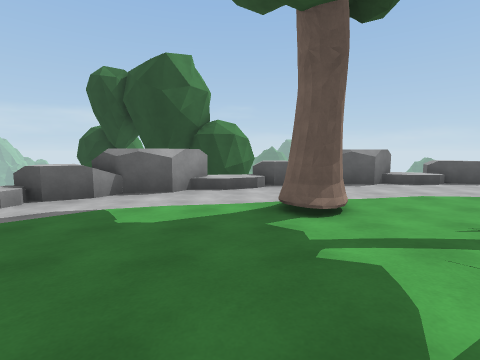
View 1 (above)

21 first-person views from a walk through a scene from a Unity 3-D project. The camera is 1.4 m above the floor, tilts 6° down and sees 85° across. The floor is counted in squares, 2 m on a side. Each view is taken from the middle of a square. On the plan, view 1 faces up. The plan holds only what a view shows up to about 9 squares ahead; the rest is blank. The place goes on beyond the plan. Surface patterns are stand-ins for the level's own textures.

View 2
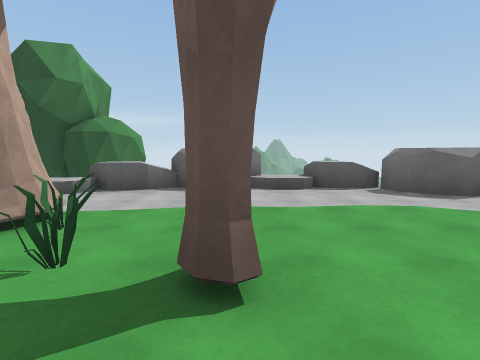

View 3
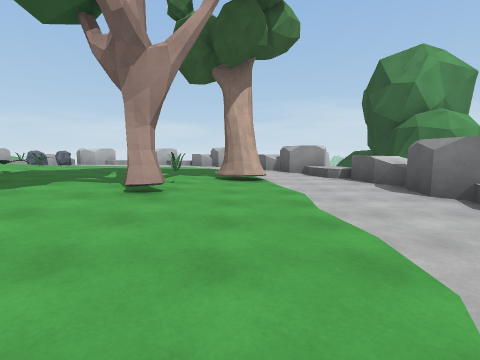

View 4
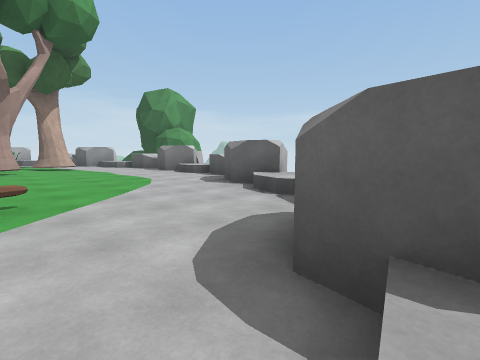

View 5
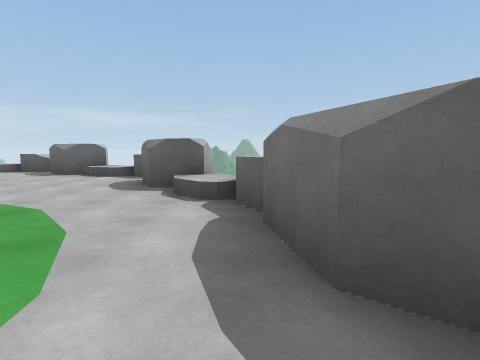

View 6
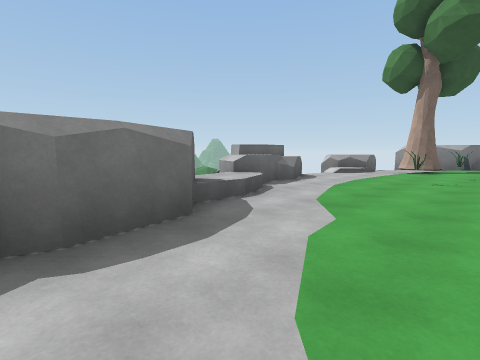

View 7
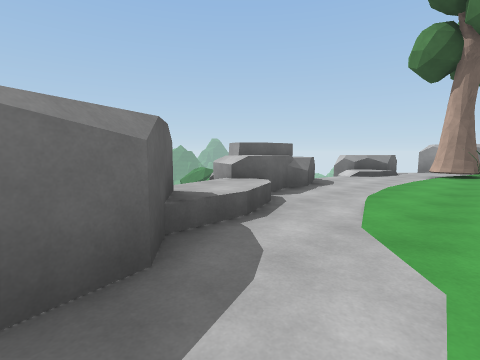

View 8
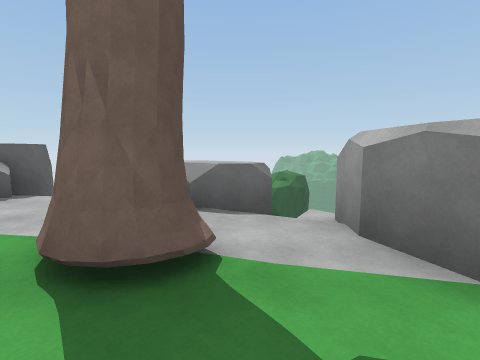

View 9
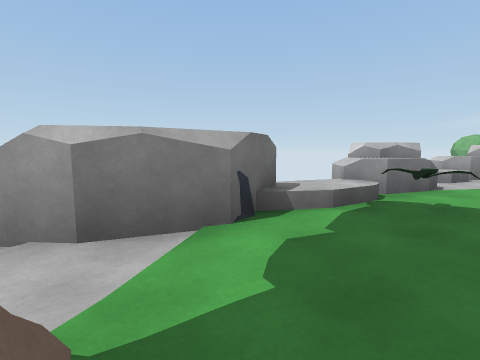

View 10
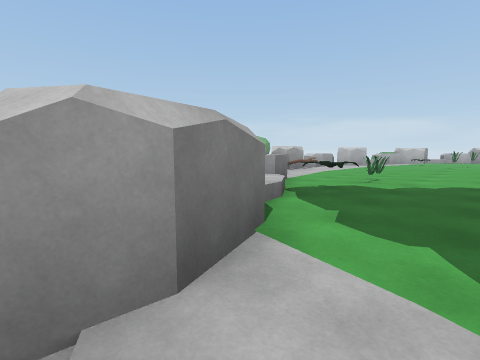

View 11
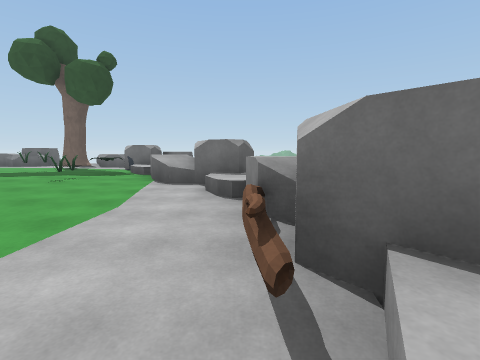

View 12
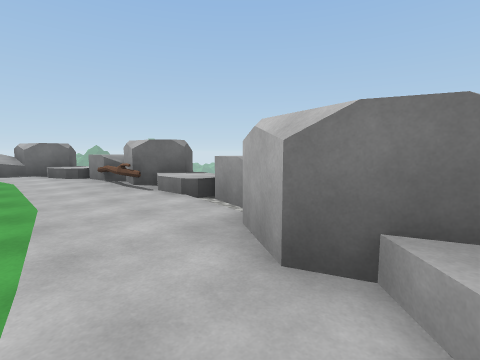

View 13
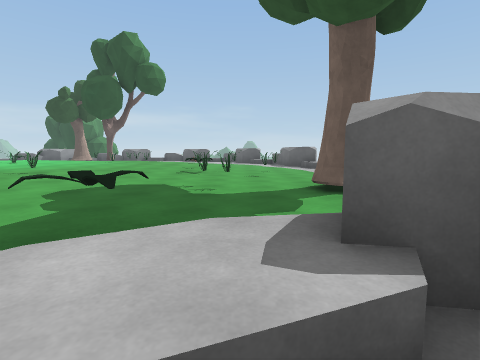

View 14
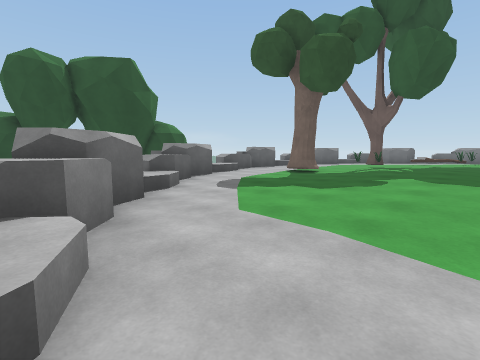

View 15
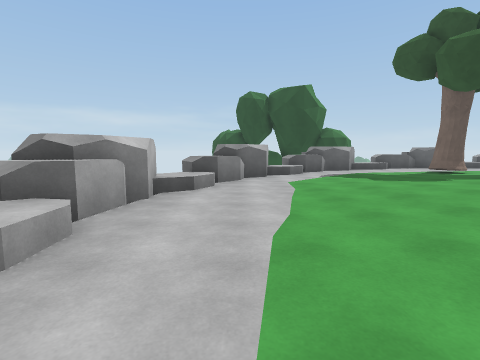

View 16
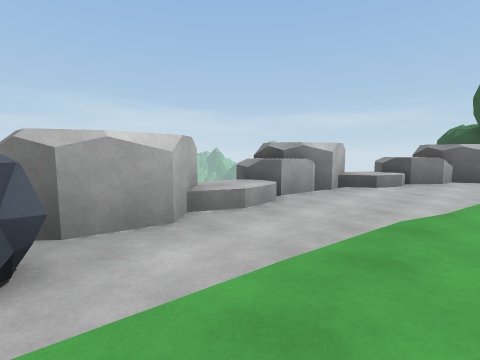

View 17
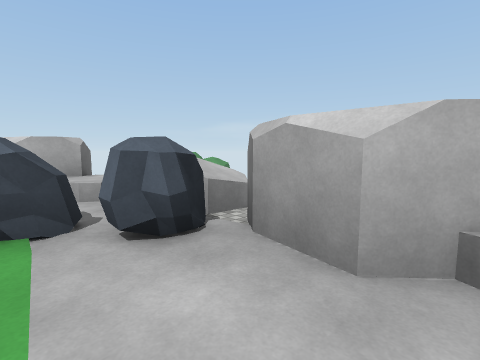

View 18
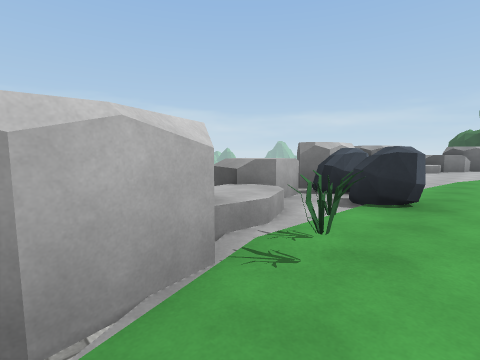

View 19
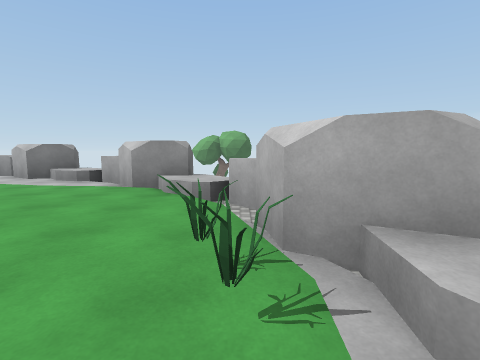

View 20
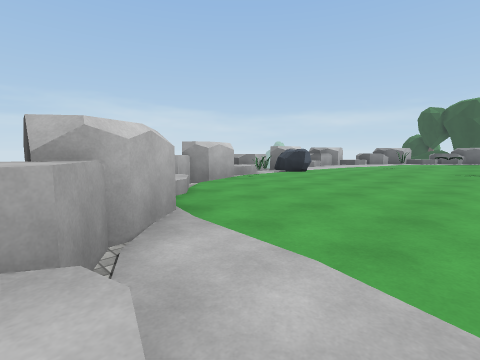

View 21
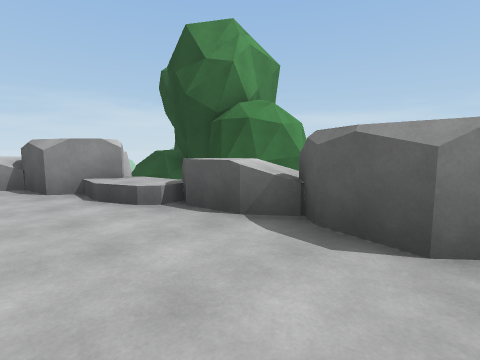

### Floor plan
Key: @ floor where view 1 was taken; # wall or solid block; x gap in a wall; . main floor; : floor 1.5 m higher than the main floor; / step, stairs or slope; = window, fence, low wall or low ledge; ^ raised ledge; v drop or lower ground; O other object.
Columns run from 9 left of view 1 to 18 right of it. Each row starts with its distance up from view 1.
 11          #v
 10      #####v
  9     v#vv#v
  8           ^^##.//
  7        #^.^.../..##v
  6       ##............^
  5      ^^..............
  4     ^.....O..........##
  3   v#........O.........^
  2   ==........OO.. .O....^
  1  v.............   O ....#
  0  x.......@.....      ...#
 -1  #...........        ...#
 -2 v#..... ...O         .....
 -3  .....  ..           .....v
 -4  #...  O.            ....==v
 -5 x#... O.      O.....O.O..=^^
 -6 v#O......     ............^
 -7 v=.O.....      .....O.O...v
 -8  =.......      .O.........v
 -9  v.O.....       ....OO.O.^^
-10  v#......      ..........^^
-11   #......    ............v
-12    ^.....    .....O.O.O#x
-13    v.....     ........#
-14     ^#.............^^.
-15      ^^...........##
-16        vx##..OOO..^
-17           v=.::=v
-18              v

Positions as (right, up) in squares from view 1, and headings:
1: (0, 0), facing up
2: (4, 1), facing up
3: (8, 4), facing left
4: (13, 2), facing up-left
5: (14, -2), facing up
6: (12, 1), facing down-right
7: (13, 0), facing down-right
8: (12, -10), facing right
9: (13, -9), facing down
10: (15, -10), facing down-left
11: (3, -16), facing right
12: (-1, -14), facing down-right
13: (12, -14), facing up
14: (-7, -1), facing up-right
15: (-6, -5), facing up
16: (-5, -6), facing up-left
17: (-6, -4), facing down-left
18: (-5, -11), facing up-left
19: (-6, -8), facing down
20: (-1, -15), facing up-left
21: (4, 5), facing up-left
